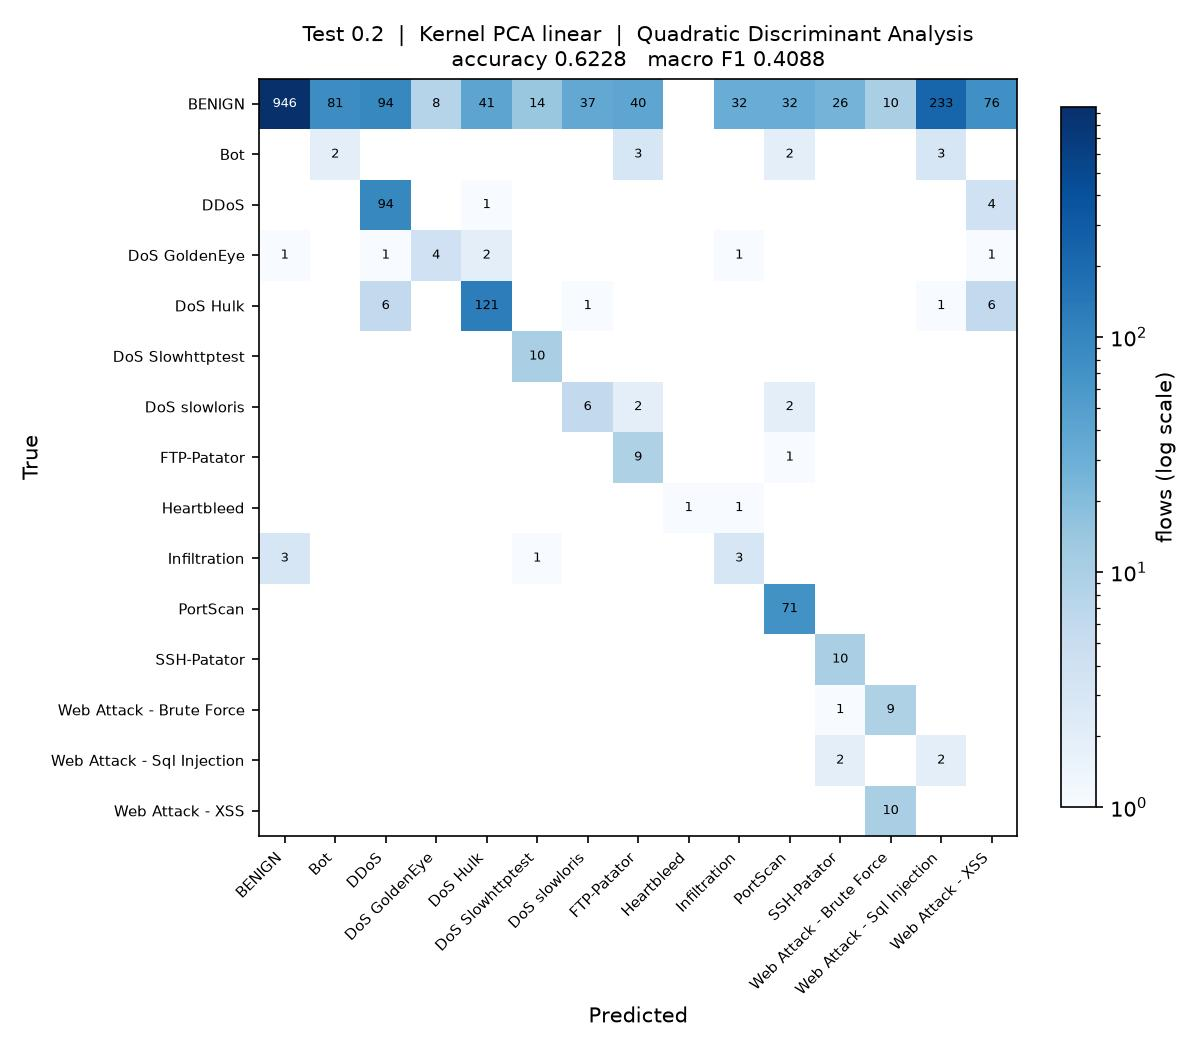

Generate this figure with Python:
"""
Test_0.2_DR_LIN_QDA

Test size 0.2  |  Kernel PCA (linear)  |  Quadratic Discriminant Analysis  (reference sheet #17)

Note: the rarest class has fewer training rows than there are components, so the class covariance needs shrinkage before QDA can be fitted.

Run on its own:

    python Test_0.2_DR_LIN_QDA.py

Writes Test_0.2_DR_LIN_QDA.jpg (confusion matrix) and appends one row to
results/75_runs.csv.
"""

import os
import sys
import time
import warnings
from pathlib import Path

import matplotlib
matplotlib.use("Agg")
import matplotlib.pyplot as plt
import numpy as np
import pandas as pd
from sklearn.decomposition import KernelPCA
from sklearn.impute import SimpleImputer
from sklearn.metrics import (accuracy_score, confusion_matrix, f1_score,
                             precision_score, recall_score)
from sklearn.model_selection import train_test_split
from sklearn.preprocessing import LabelEncoder, StandardScaler
from sklearn.discriminant_analysis import QuadraticDiscriminantAnalysis

sys.path.insert(0, str(Path(__file__).resolve().parent.parent))
from common import load_sample                      # noqa: E402

warnings.filterwarnings("ignore")

# ----- this run -------------------------------------------------------------
TEST_SIZE = 0.2
KERNEL = "linear"
CLASSIFIER = "QDA"
N_COMPONENTS = 15
# ----------------------------------------------------------------------------

SEED = 0
N_JOBS = max(1, (os.cpu_count() or 2) // 2)
STEM = "Test_0.2_DR_LIN_QDA"
HERE = Path(__file__).resolve().parent
RESULTS = HERE.parent / "results"


# QDA estimates a separate covariance matrix per class, so the rarest class
# has to supply more rows than there are components. Heartbleed supplies about
# five against 15 components, so its covariance is rank deficient. Shrinkage
# pulls each class covariance towards a shared spherical one, which makes it
# estimable; RANK_TOL is the threshold sklearn uses to decide whether that
# worked, and its default of 1e-4 is far above the 1e-7 scale of these
# components, so it would reject a covariance that is in fact positive definite.
RANK_TOL = 1e-12


def qda_shrinkage(X, y):
    """Smallest shrinkage that lets every class covariance be estimated.

    Less shrinkage keeps the model closer to true QDA, so the values are
    tried in order and the first that fits is used.
    """
    last = None
    for s in (0.1, 0.25, 0.5, 0.8, 0.95):
        try:
            QuadraticDiscriminantAnalysis(solver="eigen", shrinkage=s,
                                          tol=RANK_TOL).fit(X, y)
        except Exception as exc:
            last = exc
            continue
        print("QDA shrinkage " + str(s))
        return s
    raise SystemExit("QDA cannot be estimated at any shrinkage: " + str(last))


def main():
    t0 = time.time()
    df = load_sample(10000, 50, SEED)
    y = LabelEncoder().fit_transform(df["Label"])
    X = df.drop(columns=["Label", "Day"])
    classes = sorted(df["Label"].unique())
    print(f"{len(df):,} flows, {X.shape[1]} features, {len(classes)} classes")

    X_train, X_test, y_train, y_test = train_test_split(
        X, y, test_size=TEST_SIZE, random_state=SEED, stratify=y)

    # mean imputation and scaling, fitted on the training split only
    imputer = SimpleImputer(strategy="mean").fit(X_train)
    scaler = StandardScaler().fit(imputer.transform(X_train))
    X_train = scaler.transform(imputer.transform(X_train))
    X_test = scaler.transform(imputer.transform(X_test))

    # dimensionality reduction: Kernel PCA, fitted on the training split only.
    # arpack keeps the largest positive eigenvalues; the randomized solver ranks
    # them by magnitude and fails on the sigmoid kernel, which is not PSD.
    kpca = KernelPCA(n_components=N_COMPONENTS, kernel=KERNEL,
                     eigen_solver="arpack", random_state=SEED, n_jobs=N_JOBS)
    X_train = kpca.fit_transform(X_train)
    X_test = kpca.transform(X_test)
    print(f"Kernel PCA ({KERNEL}): {X_train.shape[1]} components")

    classifier = QuadraticDiscriminantAnalysis(
        solver="eigen", tol=RANK_TOL,
        shrinkage=qda_shrinkage(X_train, y_train))
    classifier.fit(X_train, y_train)
    y_pred = classifier.predict(X_test)

    acc = accuracy_score(y_test, y_pred)
    pre = precision_score(y_test, y_pred, average="macro", zero_division=0)
    rec = recall_score(y_test, y_pred, average="macro", zero_division=0)
    f1 = f1_score(y_test, y_pred, average="macro", zero_division=0)
    pre_w = precision_score(y_test, y_pred, average="weighted", zero_division=0)
    rec_w = recall_score(y_test, y_pred, average="weighted", zero_division=0)
    f1_w = f1_score(y_test, y_pred, average="weighted", zero_division=0)

    print(f"Accuracy  : {acc:.4f}")
    print(f"Precision : {pre:.4f}")
    print(f"Recall    : {rec:.4f}")
    print(f"F1 Score  : {f1:.4f}")

    # confusion matrix image, named to match this script
    cm = confusion_matrix(y_test, y_pred, labels=range(len(classes)))
    fig, ax = plt.subplots(figsize=(8, 7))
    im = ax.imshow(cm, cmap="Blues", norm=matplotlib.colors.LogNorm(vmin=1))
    ax.set_xticks(range(len(classes)), classes, rotation=45, ha="right", fontsize=7)
    ax.set_yticks(range(len(classes)), classes, fontsize=7)
    ax.set_xlabel("Predicted")
    ax.set_ylabel("True")
    ax.set_title(f"Test {TEST_SIZE}  |  Kernel PCA {KERNEL}  |  Quadratic Discriminant Analysis\n"
                 f"accuracy {acc:.4f}   macro F1 {f1:.4f}", fontsize=10)
    for i in range(len(classes)):
        for j in range(len(classes)):
            if cm[i, j]:
                ax.text(j, i, cm[i, j], ha="center", va="center", fontsize=6,
                        color="white" if cm[i, j] > cm.max() / 3 else "black")
    fig.colorbar(im, ax=ax, fraction=0.04, label="flows (log scale)")
    fig.tight_layout()
    fig.savefig(HERE / f"{STEM}.jpg", dpi=150)
    plt.close(fig)

    # one row appended to the shared results table
    RESULTS.mkdir(exist_ok=True)
    row = {"Test": TEST_SIZE, "DR": "LIN", "Clas": CLASSIFIER,
           "Acc": round(acc, 4), "Pre": round(pre, 4), "Rec": round(rec, 4),
           "F1": round(f1, 4),
           "Pre_weighted": round(pre_w, 4), "Rec_weighted": round(rec_w, 4),
           "F1_weighted": round(f1_w, 4),
           "n_components": N_COMPONENTS, "seconds": round(time.time() - t0, 1),
           "script": STEM}
    out = RESULTS / "75_runs.csv"
    old = pd.read_csv(out).to_dict("records") if out.exists() else []
    old = [r for r in old if r.get("script") != STEM]
    pd.DataFrame(old + [row]).to_csv(out, index=False)
    print(f"saved {STEM}.jpg and appended to results/75_runs.csv "
          f"({time.time() - t0:.0f}s)")


if __name__ == "__main__":
    main()
